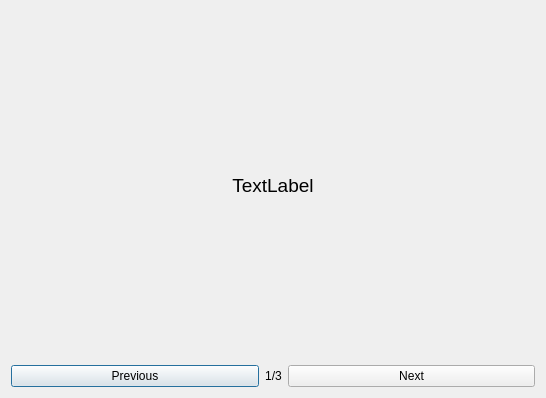
<?xml version="1.0" encoding="UTF-8"?>
<ui version="4.0">
 <class>DailyNotecardsDialog</class>
 <widget class="QDialog" name="DailyNotecardsDialog">
  <property name="geometry">
   <rect>
    <x>0</x>
    <y>0</y>
    <width>546</width>
    <height>398</height>
   </rect>
  </property>
  <property name="windowTitle">
   <string>Dialog</string>
  </property>
  <layout class="QVBoxLayout" name="verticalLayout">
   <item>
    <widget class="QLabel" name="card">
     <property name="sizePolicy">
      <sizepolicy hsizetype="Preferred" vsizetype="Expanding">
       <horstretch>0</horstretch>
       <verstretch>0</verstretch>
      </sizepolicy>
     </property>
     <property name="font">
      <font>
       <pointsize>14</pointsize>
      </font>
     </property>
     <property name="text">
      <string>TextLabel</string>
     </property>
     <property name="alignment">
      <set>Qt::AlignCenter</set>
     </property>
     <property name="wordWrap">
      <bool>true</bool>
     </property>
    </widget>
   </item>
   <item>
    <layout class="QHBoxLayout" name="horizontalLayout">
     <item>
      <widget class="QPushButton" name="previousButton">
       <property name="text">
        <string>Previous</string>
       </property>
      </widget>
     </item>
     <item>
      <widget class="QLabel" name="label">
       <property name="sizePolicy">
        <sizepolicy hsizetype="Maximum" vsizetype="Preferred">
         <horstretch>0</horstretch>
         <verstretch>0</verstretch>
        </sizepolicy>
       </property>
       <property name="text">
        <string>1/3</string>
       </property>
       <property name="alignment">
        <set>Qt::AlignCenter</set>
       </property>
      </widget>
     </item>
     <item>
      <widget class="QPushButton" name="nextButton">
       <property name="text">
        <string>Next</string>
       </property>
      </widget>
     </item>
    </layout>
   </item>
  </layout>
 </widget>
 <resources/>
 <connections/>
</ui>
